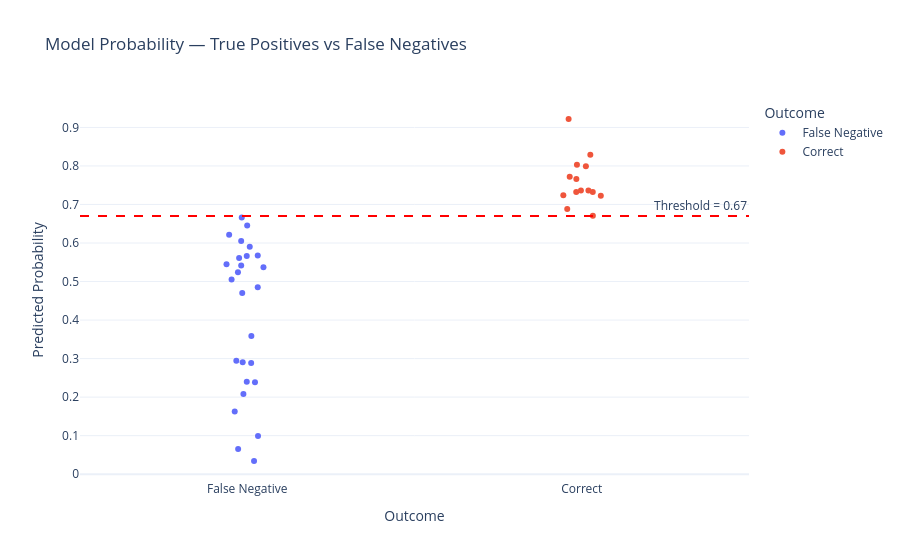

Notebook cell for this chart:
### Code cell
# Scatter: probability distribution for errors
fig_errors = px.strip(
    error_df[error_df[target] == 1],
    x="error_type",
    y="probability",
    color="error_type",
    title="Model Probability — True Positives vs False Negatives",
    labels={"probability": "Predicted Probability", "error_type": "Outcome"},
    stripmode="overlay",
)
fig_errors.add_hline(y=best_threshold, line_dash="dash", line_color="red",
                      annotation_text=f"Threshold = {best_threshold}")
fig_errors.update_layout(template="plotly_white")
fig_errors.show()
fig_errors.write_json(str(figures_dir / "error_analysis.json"))
print("Saved: error_analysis.json")

### Figure 1 — Plotly figure (JSON) as saved in the notebook; plotly's stock layout.template omitted (floating-point values rounded to 4 significant figures)
{"data": [{"alignmentgroup": "True", "boxpoints": "all", "fillcolor": "rgba(255,255,255,0)", "hoveron": "points", "hovertemplate": "Outcome=%{x}<br>Predicted Probability=%{y}<extra></extra>", "legendgroup": "False Negative", "line": {"color": "rgba(255,255,255,0)"}, "marker": {"color": "#636efa"}, "name": "False Negative", "offsetgroup": "False Negative", "orientation": "v", "pointpos": 0, "showlegend": true, "type": "box", "x": ["False Negative", "False Negative", "False Negative", "False Negative", "False Negative", "False Negative", "False Negative", "False Negative", "False Negative", "False Negative", "False Negative", "False Negative", "False Negative", "False Negative", "False Negative", "False Negative", "False Negative", "False Negative", "False Negative", "False Negative", "False Negative", "False Negative", "False Negative", "False Negative", "False Negative", "False Negative"], "x0": " ", "xaxis": "x", "y": [0.6662, 0.1628, 0.5661, 0.2887, 0.5676, 0.5449, 0.0342, 0.5414, 0.4849, 0.5901, 0.6452, 0.2082, 0.6051, 0.0655, 0.0988, 0.5614, 0.2402, 0.5243, 0.3587, 0.6214, 0.4703, 0.2902, 0.2389, 0.5053, 0.5372, 0.2943], "y0": " ", "yaxis": "y"}, {"alignmentgroup": "True", "boxpoints": "all", "fillcolor": "rgba(255,255,255,0)", "hoveron": "points", "hovertemplate": "Outcome=%{x}<br>Predicted Probability=%{y}<extra></extra>", "legendgroup": "Correct", "line": {"color": "rgba(255,255,255,0)"}, "marker": {"color": "#EF553B"}, "name": "Correct", "offsetgroup": "Correct", "orientation": "v", "pointpos": 0, "showlegend": true, "type": "box", "x": ["Correct", "Correct", "Correct", "Correct", "Correct", "Correct", "Correct", "Correct", "Correct", "Correct", "Correct", "Correct", "Correct", "Correct"], "x0": " ", "xaxis": "x", "y": [0.7325, 0.8033, 0.7242, 0.9219, 0.6705, 0.7325, 0.7362, 0.7719, 0.7992, 0.7361, 0.7225, 0.6882, 0.7662, 0.8292], "y0": " ", "yaxis": "y"}], "layout": {"annotations": [{"showarrow": false, "text": "Threshold = 0.67", "x": 1, "xanchor": "right", "xref": "x domain", "y": 0.67, "yanchor": "bottom", "yref": "y"}], "boxmode": "overlay", "legend": {"title": {"text": "Outcome"}, "tracegroupgap": 0}, "shapes": [{"line": {"color": "red", "dash": "dash"}, "type": "line", "x0": 0, "x1": 1, "xref": "x domain", "y0": 0.67, "y1": 0.67, "yref": "y"}], "title": {"text": "Model Probability — True Positives vs False Negatives"}, "xaxis": {"anchor": "y", "categoryarray": ["False Negative", "Correct"], "categoryorder": "array", "domain": [0, 1], "title": {"text": "Outcome"}}, "yaxis": {"anchor": "x", "domain": [0, 1], "title": {"text": "Predicted Probability"}}}}
